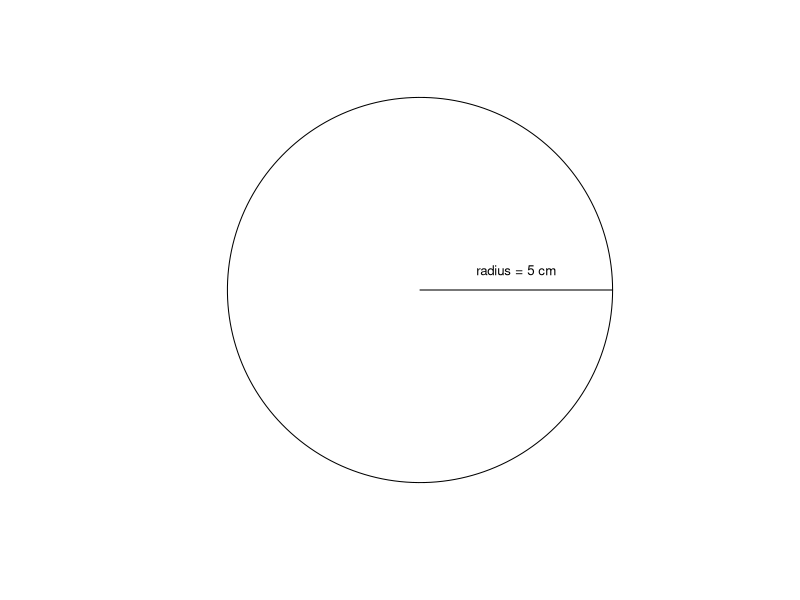
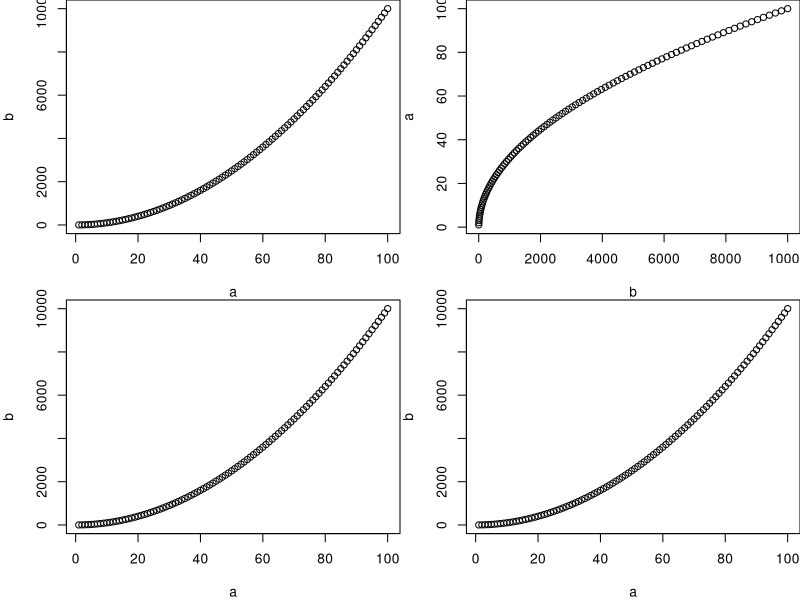
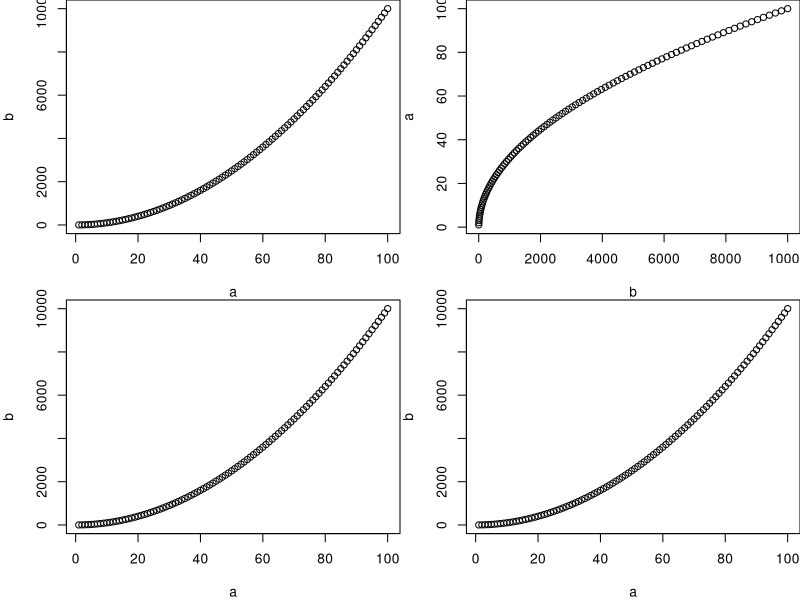
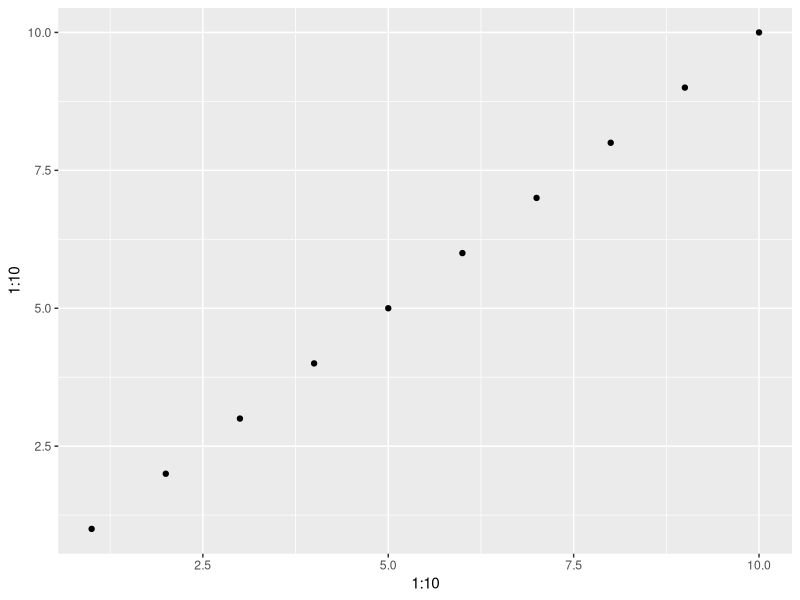

Write R code to recreate these figures, in order.
## ---- chunk 1
install.packages("DiagrammeR")
library(DiagrammeR)

## ---- chunk 2
  grViz("
      digraph {

      node [shape = oval, fillcolor = PaleTuruoise]
      Data; Graphs; Tables; Statistics

      node [shape = box]
      Sigmaplot; Excel; SAS

      ##add arrows
      edge [arrowhead = none]
      Data -> Sigmaplot; Data -> Excel; Data -> SAS;

      edge [arrowhead = normal]
      Sigmaplot -> Graphs; Excel -> Tables; SAS -> Statistics;

      }")

## ---- chunk 3
  grViz("
      digraph {

      node [shape = oval, fillcolor = PaleTuruoise]
      Data; Graphs; Tables; Statistics

      node [shape = box]
      R

      ##add arrows
      edge [arrowhead = none]
      Data -> R;

      edge [arrowhead = normal]
      R -> Graphs; R -> Tables; R -> Statistics;

      }")

## ---- chunk 4
  output <- "This is the output"
## ---- chunk 5
  output
## ---- chunk 6
  output
## ---- chunk 7
  output
## ---- chunk 8
	c(1:40)
## ---- chunk 9
	1+1
  10-1
## ---- chunk 10
	2*2
  8/2
## ---- chunk 11
	2^3
## ---- chunk 12
	2+16*24-56
## ---- chunk 13
	2+16*24-56/(2+1)-457
## ---- chunk 14
  radius <- 1
  theta <- seq(0, 2*pi, length = 200)
	plot(c(-1, 1), c(-1, 1), type = "n", ann = F, axes = F, asp = 1)
	lines(x = radius * cos(theta), y = radius * sin(theta))
	arrows(0, 0, x1 = 1, length = 0)
	text(.5, .1, "radius = 5 cm", cex = .8)
## ---- chunk 15
  3.1416*5^2
## ---- chunk 16
  pi*5^2
## ---- chunk 17
  mean.x <- (2+6)/2
  mean.x
## ---- chunk 18
  euler.value <- 1+1.718282
  euler.value
## ---- chunk 19
  num.vector <- c(1, 4, 3, 98, 32, -76, -4)
  num.vector
## ---- chunk 20
  char.vector <- c("blue", "red", "green")
  char.vector
## ---- chunk 21
 bool.vector<- c(TRUE, TRUE, FALSE)
 bool.vector
 # You can just write T for TRUE and F for FALSE, it's exactly the same
 bool.vector2 <- c(T, T, F)
 bool.vector2
## ---- chunk 22
 odd.n <- c(1,3,5,7)
## ---- chunk 23
  x <- c(1:5)
  y <- 6
## ---- chunk 24
  x+y
  x*y
## ---- chunk 25
  siteID <- c("A1.01", "A1.02", "B1.01", "B1.02")
  soil_pH <- c(5.6, 7.3, 4.1, 6.0)
  num.sp <- c(17, 23, 15, 7)
  treatment <- c("Fert", "Fert", "No_fert", "No_fert")
## ---- chunk 26
  my.first.df <- data.frame(siteID, soil_pH, num.sp, treatment)
## ---- chunk 27
  my.first.df
## ---- chunk 28
s0 <- knitr::knit_hooks$get('source')
o0 <- knitr::knit_hooks$get('output')

knitr::knit_hooks$set(
  list(
    source=function(x,options){
      if (is.null(options$class)) s0(x, options)
      else
        paste0(
          paste0("<div class='", options$class, "'><pre><code>")
          ,x
          ,'</code></pre>\n'
        )
    }
    ,output = function(x,options){
      if (is.null(options$class)) o0(x, options)
      else
        paste0(
          "<pre><code>"
          ,x
          ,'</code></pre></div>\n'
        )
    }
  )
)
## ---- chunk 29
 odd.n[2]
## ---- chunk 30
 odd.n[c(2,4)]
## ---- chunk 31
 odd.n[-c(1,2)]
## ---- chunk 32
 odd.n[c(1,5)]
## ---- chunk 33
 odd.n[odd.n > 4]
## ---- chunk 34
 char.vector[char.vector == "blue"]
## ---- chunk 35
  num.vector[4]
## ---- chunk 36
  num.vector[c(1,3)]
## ---- chunk 37
  num.vector[c(-2,-4)]
## ---- chunk 38
  char.vector == "blue"
## ---- chunk 39
  char.vector[char.vector == "blue"]
## ---- chunk 40
 my.first.df$num.sp * num.vector[c(1:4)]
 # or
 my.first.df[,3] * num.vector[c(1:4)]
## ---- chunk 41
 (my.first.df$num.sp * num.vector[c(1:4)]) > 25
## ---- chunk 42
  a <- 3
  b <- 5
  sum(a,b)
## ---- chunk 43
  a <- c(1:5)
  b <- 2
  result_add <- a + b
  result_sum <- sum(a,b)
## ---- chunk 44
  result_add
  result_sum
  sum(result_sum, 5)
## ---- chunk 45
  a <- 1:100
  b <- a^2
  par(mfrow = c(2,2), mar = c(4,4,0,0))
  plot(a,b)
  plot(b,a)
  plot(x = a, y = b)
  plot(y = b, x = a)
## ---- chunk 46
par(mar=c(4,4,0,0))
## ---- chunk 47
  plot(a,b)
## ---- chunk 48
par(mar=c(4,4,0,0))
## ---- chunk 49
  plot(b,a)
## ---- chunk 50
par(mar=c(4,4,0,0))
## ---- chunk 51
  plot(x = a, y = b)
## ---- chunk 52
par(mar=c(4,4,0,0))
## ---- chunk 53
  plot(y = b, x = a)
## ---- chunk 54
  library(ggplot2)
  qplot(1:10, 1:10)
## ---- chunk 55
 seq(from=0, to=10, by=2)
## ---- chunk 56
 seq(0,10,2)
## ---- chunk 57
 numbers <- c(2,4,22,6,26)
 sort(numbers, decreasing = T)
